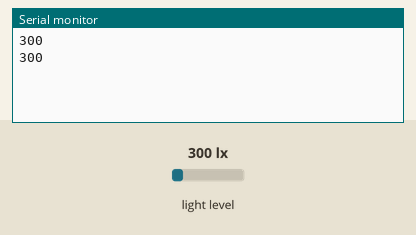
This sketch was run on a simulated Arduino Uno, built with avr-gcc and run on an emulated ATmega328P. On the bench: the last lines printed to the serial monitor. The test bench sets the inputs (shaded band); at power-on: light level 300 lx.

Above: at 1.8 s.
1.9 s: light level set to 40 lx
At 2.8 s:
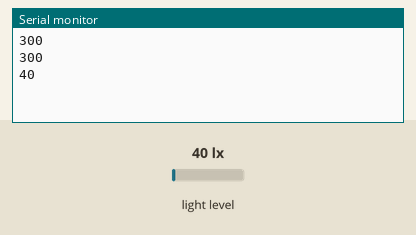
3.4 s: light level set to 500 lx
At 4.8 s:
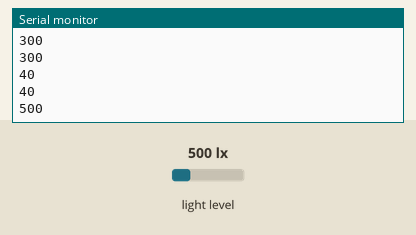
Timing chart, 0 to 6.4 s (numbered marks = the images above; inputs shaded):
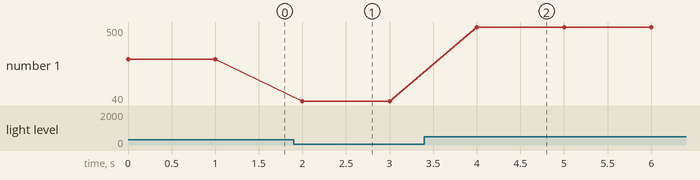

Measured:
- after the input at 1.9 s, the serial monitor: prints a new line after 0.10 s (image 1)
- after the input at 3.4 s, the serial monitor: prints a new line after 0.60 s (image 2)
- plotted number 1: 300 → 40 after the input at 1.9 s, 40 → 500 after the input at 3.4 s

The sketch:

veml7700_readout_constgain.ino
```cpp
#include "Adafruit_VEML7700.h"

Adafruit_VEML7700 veml = Adafruit_VEML7700();

void setup() {
  Serial.begin(9600);
  while (!Serial) { delay(10); }

  if (!veml.begin()) {
    while (1);
  }

  // == OPTIONAL =====
  // Can set non-default gain and integration time to
  // adjust for different lighting conditions.
  // =================
  veml.setGain(VEML7700_GAIN_2);
  veml.setIntegrationTime(VEML7700_IT_800MS);

  veml.setLowThreshold(10000);
  veml.setHighThreshold(20000);
  veml.interruptEnable(true);
}

void loop() {
  Serial.println(veml.readWhite());
  delay(1000);
 }
```
